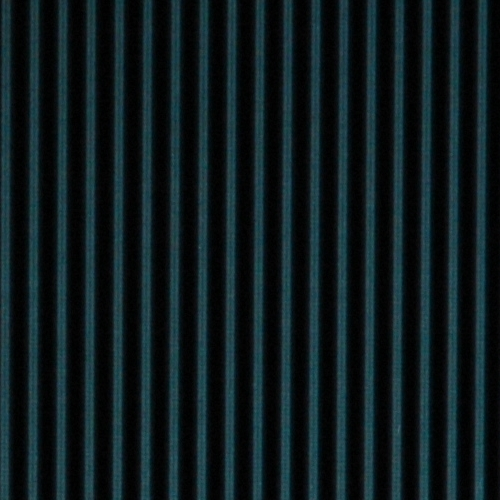
#> input picture TestPics/cone2-r.jpg, 500 x 500 px
$ python StaticMeasurment.py   (older library calls are emulated)
#> lines starting #> are read from the running program, lines starting #| are printed output that depends on the picture
### utility/FringeAnalysisFunctions.py
import os

import cv2
import matplotlib.pyplot as plt
import numpy as np
import scipy.fftpack
import scipy.ndimage
from skimage.restoration import unwrap_phase


# [39 lines left out: functions testImage, testSlopeImage, not called in this run]


def getPitch(img):
    """Get the pitch of the reference image
        img: ndarray that contains the image

        return: pitch as an integer
    """
    dim0, dim1 = img.shape
    row = img[int(dim0 / 2), :]
    # plt.plot(row)
    # plt.show()
    yf = scipy.fftpack.fft(row)
    yfMag = 2 / dim1 * np.abs(yf[:int(dim1 / 2)])
    xf = np.linspace(0, 0.5, int(dim1 / 2))
    maxIndex = np.argmax(yfMag[3:])
    # plt.plot(xf, yfMag)
    # plt.show()

    return int(1 / xf[maxIndex])


def imgNormalize(img, pitch):
    """Normalize the image when the illuminance is not uniform"""
    return


def fiveStepShift(img, pitch, maskHoles=False):
    """Calculate the phase map based on 5-step shift method
        img: ndarray that contains the image
        pitch: pitch of the reference image in integer

        return: phase map with dtype of float64
    """
    if maskHoles:
        img = maskCircle(img)

    img = img.astype(np.float64)
    img1 = scipy.ndimage.shift(img, (0, -pitch / 2))
    img2 = scipy.ndimage.shift(img, (0, -pitch / 4))
    img3 = img
    img4 = scipy.ndimage.shift(img, (0, pitch / 4))
    img5 = scipy.ndimage.shift(img, (0, pitch / 2))
    # phase = np.arctan(2*(img2 - img4) / (2*img3 - img5 - img1))
    phase = np.arctan2(2 * (img2 - img4), 2 * img3 - img5 - img1)
    # plt.imshow(img1, cmap='gray')
    # plt.show()
    return phase


# [67 lines left out: functions centralDiff, centralDiff2, fileNameGen, maskCircle_2, maskCircle, not called in this run]


def unwrapPhase(diffPhase):
    """Unwrap phase"""
    unwrappedPhase = unwrap_phase(diffPhase)
    return unwrappedPhase


# [58 lines left out: functions analyze_phase_mt, analyze_phase, find_range, find_range_from_maps, not called in this run]

### utility/StaticMeasurment.py
from utility.FringeAnalysisFunctions import *

ks = 1  # factor from phase to depth

# Read in reference and object images
refImg = cv2.imread('../TestPics/cone2-r.jpg', 0)
#> refImg: shape (500, 500); min 0, max 97, mean 24.1
objImg = cv2.imread('../TestPics/cone2.jpg', 0)
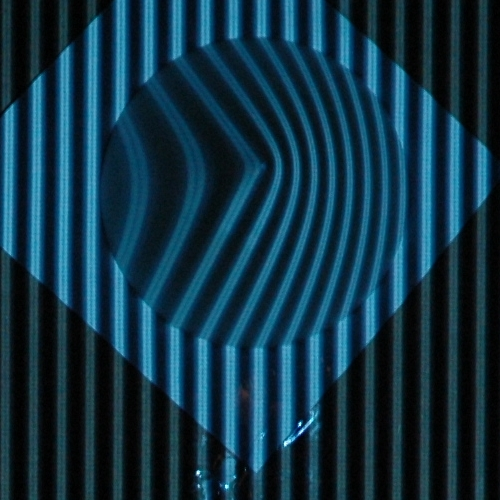
#> input picture TestPics/cone2.jpg, 500 x 500 px
#> objImg: shape (500, 500); min 0, max 248, mean 43

# [6 lines of commented-out code are left out]
pitch = getPitch(refImg)
#> in getPitch, `row = img[int(dim0 / 2), :]`: row = 500 values, max 69 at index 339, min 0 at index 46, mean 24.35
#> in getPitch, `yfMag = 2 / dim1 * np.abs(yf[:int(dim1 / 2)])`: yfMag = 250 values, max 48.7 at index 0, min 0.00516 at index 175, mean 0.71
#> in getPitch, `maxIndex = np.argmax(yfMag[3:])`: maxIndex = 15
#> pitch = 33
print(pitch)
#| 33

# Calculate phase map for reference and object images
phaseRef = fiveStepShift(refImg, pitch)
phaseObj = fiveStepShift(objImg, pitch)
#> call 2 of fiveStepShift, with pitch = 33, maskHoles = False
#> in fiveStepShift (call 2), `img5 = scipy.ndimage.shift(img, (0, pitch / 2))`:
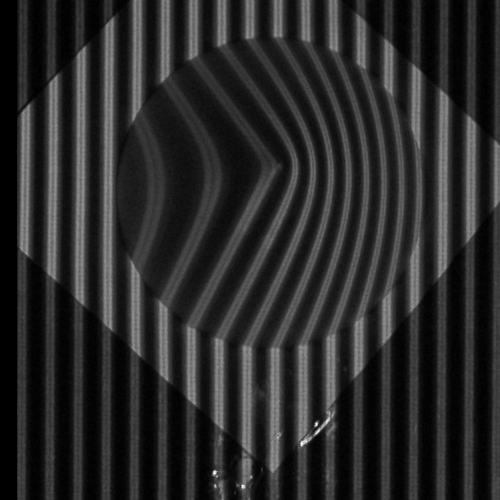
#> img5: shape (500, 500) float64; min -0.739, max 258.8, mean 42.4; drawn with min black and max white
#> in fiveStepShift (call 2), `phase = np.arctan2(2 * (img2 - img4), 2 * img3 - img5 - img1)`:
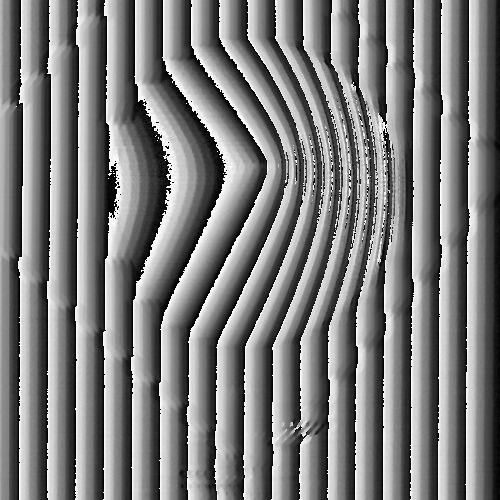
#> phase: shape (500, 500) float64; min -3.14, max 3.14, mean -0.0508; drawn with min black and max white
# Calculate phase difference
diffPhase = phaseObj - phaseRef
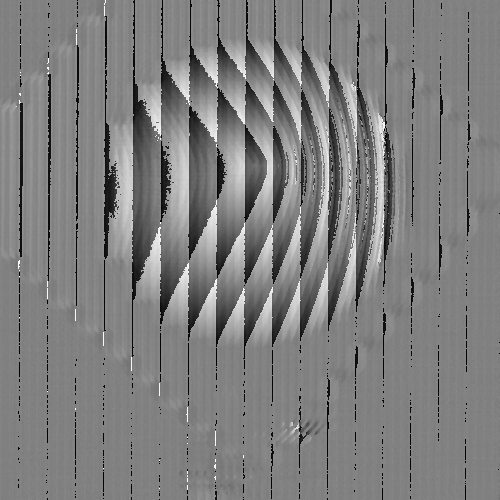
#> diffPhase: shape (500, 500) float64; min -6.28, max 6.28, mean 0.00586; drawn with min black and max white
# Unwrap phase difference
unwrappedPhaseMap = unwrapPhase(diffPhase)
#> in unwrapPhase, `unwrappedPhase = unwrap_phase(diffPhase)`:
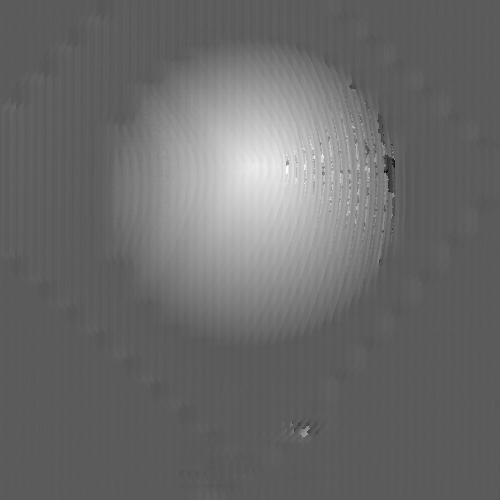
#> unwrappedPhase: shape (500, 500) float64; min -11.43, max 20.72, mean 2.1; drawn with min black and max white
# Convert unwrapped phase map to depth
depthMap = unwrappedPhaseMap * ks

# [18 lines of commented-out code are left out]

max_depth = -1000
min_depth = 1000

for row in depthMap:
    for elem in row:
        if elem >= max_depth:
            max_depth = elem
        if elem <= min_depth:
            min_depth = elem
#> after the loop, max_depth = 20.72; min_depth = -11.43

step = 256 / (max_depth - min_depth)
#> step = 7.96

gray = np.array([[int((elem - min_depth) * step) for elem in row] for row in depthMap])
# gray = np.array([[80 if elem > 6 else 3 for elem in row] for row in gray])
gray = gray.astype(np.uint8)
gray = cv2.medianBlur(gray, 5)

gray = cv2.adaptiveThreshold(gray, 255, cv2.ADAPTIVE_THRESH_MEAN_C, cv2.THRESH_BINARY, 7, 2)
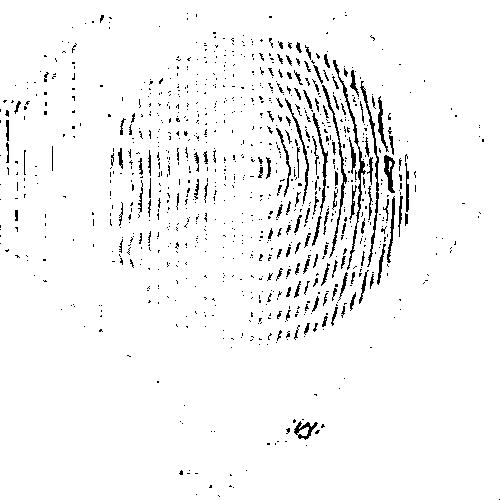
#> gray: shape (500, 500); 95.8% white; black in thin lines or dots

print(gray)
#> (printed output is left out)

plt.imshow(gray)
plt.show()

circles = cv2.HoughCircles(gray, cv2.HOUGH_GRADIENT, 1,
                           gray.shape[0],
                           param1=50, param2=5,
                           minRadius=1, maxRadius=int(gray.shape[0] / 2))
#> circles = [[261.5, 204.5, 132.5]]

if circles is not None:
    circles = np.uint16(np.around(circles))
#> circles = [[262, 204, 132]]
    for i in circles[0, :]:
        center = (i[0], i[1])
        # circle center
        cv2.circle(objImg, center, 1, (0, 100, 100), 3)
        # circle outline
        radius = i[2]
        cv2.circle(objImg, center, radius, (255, 0, 255), 3)
#> this loop made 1 pass
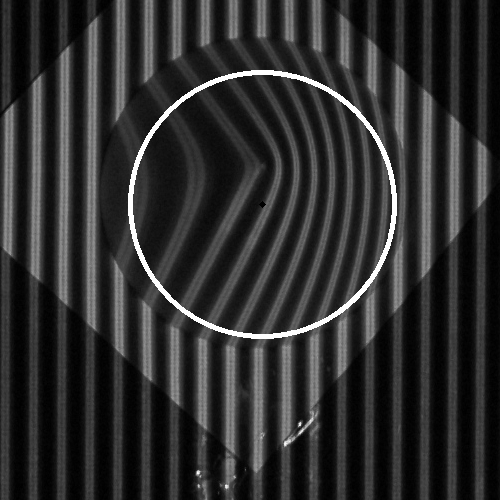
#> objImg: shape (500, 500); min 0, max 255, mean 46.5

cv2.imshow("detected circles", objImg)
cv2.waitKey(0)
